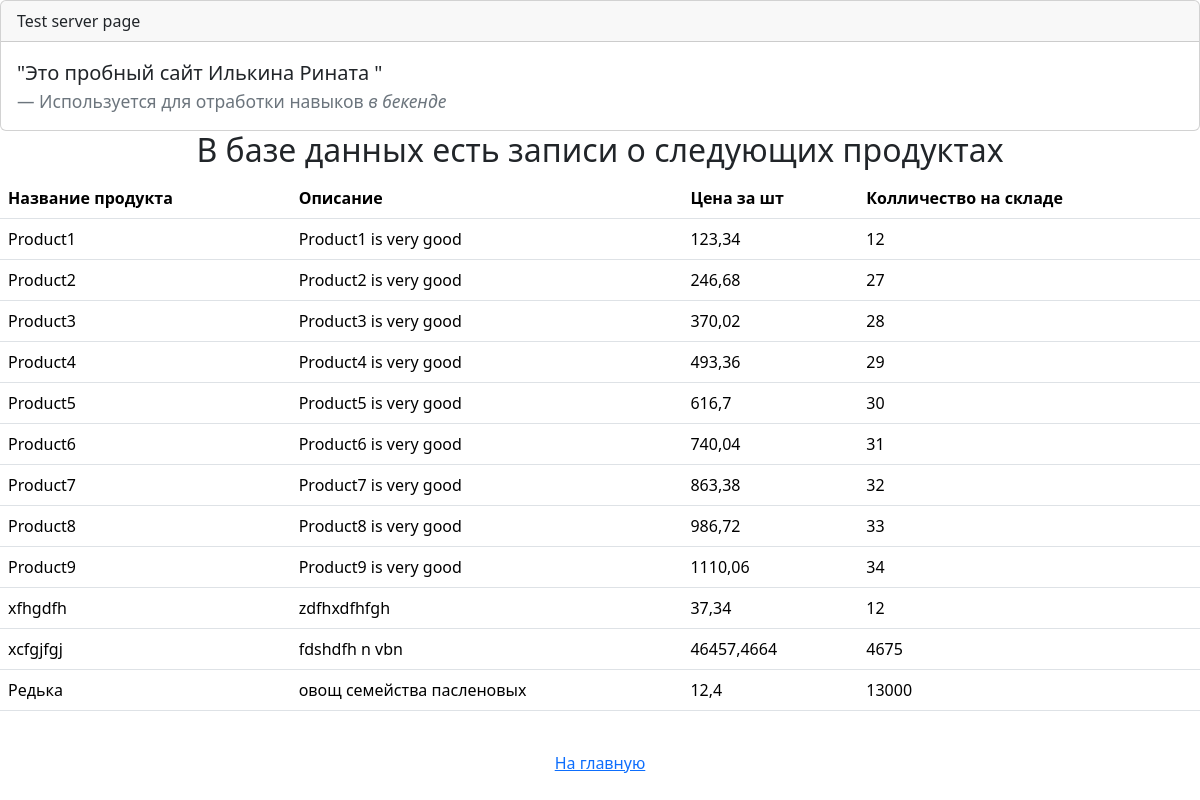
The app's page /get-all-products/ with its own data.
### app1/models.py (models this page shows, shortened)
class Product(models.Model):
    name = models.CharField(max_length=30)
    title = models.CharField(max_length=180)
    price = models.FloatField()
    quantity = models.IntegerField()
    date = models.DateTimeField(default=timezone.now)
    image = models.ImageField(upload_to='product_image/')

### app1/views.py (the view)
# urls.py: path('get-all-products/', views.get_all_products_in_db, name='get-all-products'),
def get_all_products_in_db(request):
    products = Product.objects.all()
    return render(request, 'app1/get_all_product.html', {'title':"Список всех клиентов",'products':products})

### app1/templates/app1/get_all_product.html (shortened to what this page needs)
{% extends 'base.html' %}
{% block content %}
    <center>
        <h2>В базе данных есть записи о следующих продуктах</h2>
        <table class="table">
                <thead><tr><th scope="col">Название продукта</th><th scope="col">Описание</th><th scope="col">Цена за шт</th><th scope="col">Колличество на складе</th></tr></thead>
                <tbody>
                    {% for product in products %}
                        <tr><td>{{ product.name }}</td><td>{{ product.title }}</td><td>{{ product.price }}</td><td>{{ product.quantity }}</td></tr>
                    {% endfor %}
                </tbody>
        </table>
        <br>
        <a href="{% url 'index' %}">На главную</a>
    </center>
{% endblock %}

### records on screen
Product: name "Product1", title "Product1 is very good", price "123,34", quantity "12"
Product: name "Product2", title "Product2 is very good", price "246,68", quantity "27"
Product: name "Product3", title "Product3 is very good", price "370,02", quantity "28"
Product: name "Product4", title "Product4 is very good", price "493,36", quantity "29"
Product: name "Product5", title "Product5 is very good", price "616,7", quantity "30"
Product: name "Product6", title "Product6 is very good", price "740,04", quantity "31"
Product: name "Product7", title "Product7 is very good", price "863,38", quantity "32"
Product: name "Product8", title "Product8 is very good", price "986,72", quantity "33"
Product: name "Product9", title "Product9 is very good", price "1110,06", quantity "34"
Product: name "xfhgdfh", title "zdfhxdfhfgh", price "37,34", quantity "12"
Product: name "xcfgjfgj", title "fdshdfh n vbn", price "46457,4664", quantity "4675"
Product: name "Редька", title "овощ семейства пасленовых", price "12,4", quantity "13000"
